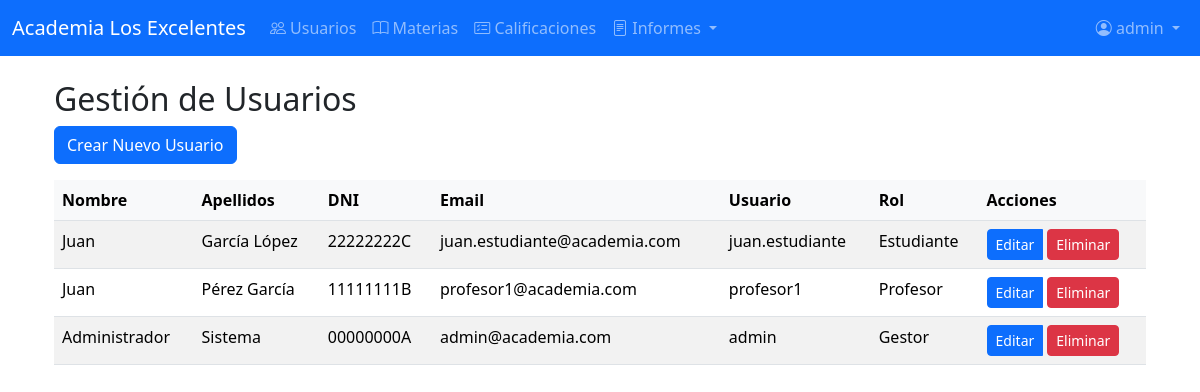
The app's page /public/users.php (signed in) with its own data.
### tables this page shows
CREATE TABLE IF NOT EXISTS users (
    id INT AUTO_INCREMENT PRIMARY KEY,
    username VARCHAR(50) NOT NULL UNIQUE,
    password VARCHAR(255) NOT NULL,
    name VARCHAR(100) NOT NULL,
    surname1 VARCHAR(50) NOT NULL,
    surname2 VARCHAR(50),
    email VARCHAR(100) NOT NULL UNIQUE,
    dni VARCHAR(20) NOT NULL UNIQUE,
    role ENUM('gestor', 'profesor', 'tutor', 'estudiante') NOT NULL,
    first_login BOOLEAN DEFAULT TRUE,
    tutor_id INT,
    created_at TIMESTAMP DEFAULT CURRENT_TIMESTAMP,
    FOREIGN KEY (tutor_id) REFERENCES users(id)
);

### public/users.php (called while the page is built, shortened)
<?php
$userRepository = new UserRepository();
try {
    $users = $userRepository->findAll();
} catch (\Exception $e) {
    error_log("Error al obtener usuarios: " . $e->getMessage());
    $error = 'Error al cargar la lista de usuarios';
    $users = [];
}
$content = __DIR__ . '/templates/users-content.php';
require_once __DIR__ . '/templates/layout.php';

### src/config/Database.php (called while the page is built, shortened)
<?php
class Database {
    private static $instance = null;
    private $connection;
    private function __construct() {
        try {
            $this->connection = new PDO(
                Config::DB_DSN . ";dbname=" . Config::DB_NAME,
                Config::DB_USER,
                Config::DB_PASS,
                [PDO::MYSQL_ATTR_INIT_COMMAND => "SET NAMES 'utf8'"]
            );
            $this->connection->setAttribute(PDO::ATTR_ERRMODE, PDO::ERRMODE_EXCEPTION);
            $this->connection->setAttribute(PDO::ATTR_DEFAULT_FETCH_MODE, PDO::FETCH_ASSOC);
        } catch (PDOException $e) {
            throw new PDOException($e->getMessage());
        }
    }
    public static function getInstance() {
        if (self::$instance === null) {
            self::$instance = new self();
        }
        return self::$instance;
    }
    public function getConnection() {
        return $this->connection;
    }
}

### src/repositories/UserRepository.php (called while the page is built, shortened)
<?php
class UserRepository {
    private $db;
    public function __construct() {
        $this->db = Database::getInstance()->getConnection();
    }
    public function findAll() {
        $stmt = $this->db->query("SELECT * FROM users ORDER BY surname1, surname2, name");
        $users = [];
        while ($row = $stmt->fetch(PDO::FETCH_ASSOC)) {
            $users[] = new User($row);
        }
        return $users;
    }
}

### src/models/User.php (called while the page is built, shortened)
<?php
class User {
    private $id;
    private $username;
    private $name;
    private $surname1;
    private $surname2;
    private $email;
    private $dni;
    private $role;
    private static $validRoles = ['gestor', 'profesor', 'tutor', 'estudiante'];
    public function __construct(array $data = []) {
        $this->id = $data['id'] ?? null;
        $this->username = $data['username'] ?? '';
        $this->name = $data['name'] ?? '';
        $this->surname1 = $data['surname1'] ?? '';
        $this->surname2 = $data['surname2'] ?? '';
        $this->email = $data['email'] ?? '';
        $this->dni = $data['dni'] ?? '';
        $this->role = in_array($data['role'] ?? '', self::$validRoles) ? $data['role'] : '';
    }
    public function getId() {
        return $this->id;
    }
    public function getUsername() {
        return $this->username;
    }
    public function getName() {
        return $this->name;
    }
    public function getSurname1() {
        return $this->surname1;
    }
    public function getSurname2() {
        return $this->surname2;
    }
    public function getEmail() {
        return $this->email;
    }
    public function getDni() {
        return $this->dni;
    }
    public function getRole() {
        return $this->role;
    }
}

### public/templates/users-content.php (the view, shortened to what this page needs)
<?php
$roles = ['gestor' => 'Gestor', 'profesor' => 'Profesor', 'tutor' => 'Tutor', 'estudiante' => 'Estudiante'];
?>
<div class="container mt-4">
    <h2>Gestión de Usuarios</h2>
    <button type="button" class="btn btn-primary mb-3" data-bs-toggle="modal" data-bs-target="#createUserModal">
        Crear Nuevo Usuario
    </button>
    <div class="table-responsive">
        <table class="table table-striped">
            <thead>
                <tr>
                    <th>Nombre</th>
                    <th>Apellidos</th>
                    <th>DNI</th>
                    <th>Email</th>
                    <th>Usuario</th>
                    <th>Rol</th>
                    <th>Acciones</th>
                </tr>
            </thead>
            <tbody>
                <?php foreach ($users as $user): ?>
                    <tr>
                        <td><?php echo htmlspecialchars($user->getName()); ?></td>
                        <td><?php echo htmlspecialchars($user->getSurname1() . ' ' . $user->getSurname2()); ?></td>
                        <td><?php echo htmlspecialchars($user->getDni()); ?></td>
                        <td><?php echo htmlspecialchars($user->getEmail()); ?></td>
                        <td><?php echo htmlspecialchars($user->getUsername()); ?></td>
                        <td><?php echo htmlspecialchars($roles[$user->getRole()] ?? 'Sin rol'); ?></td>
                        <td>
                            <div class="btn-group">
                                <button class="btn btn-sm btn-primary edit-user"
                                        data-id="<?php echo $user->getId(); ?>"
                                        data-name="<?php echo htmlspecialchars($user->getName()); ?>"
                                        data-surname1="<?php echo htmlspecialchars($user->getSurname1()); ?>"
                                        data-surname2="<?php echo htmlspecialchars($user->getSurname2()); ?>"
                                        data-dni="<?php echo htmlspecialchars($user->getDni()); ?>"
                                        data-email="<?php echo htmlspecialchars($user->getEmail()); ?>"
                                        data-username="<?php echo htmlspecialchars($user->getUsername()); ?>"
                                        data-role="<?php echo htmlspecialchars($user->getRole()); ?>"
                                        data-bs-toggle="modal"
                                        data-bs-target="#editUserModal">
                                    Editar
                                </button>
                                <form action="" method="post" class="d-inline">
                                    <button type="submit" class="btn btn-sm btn-danger" onclick="return confirm('¿Está seguro de que desea eliminar este usuario?')">
                                        Eliminar
                                    </button>
                                </form>
                            </div>
                        </td>
                    </tr>
                <?php endforeach; ?>
            </tbody>
        </table>
    </div>
</div>

### public/templates/layout.php (shortened to what this page needs)
<!DOCTYPE html>
<html lang="es">
<head>
    <link href="https://cdn.jsdelivr.net/npm/bootstrap@5.3.2/dist/css/bootstrap.min.css" rel="stylesheet">
    <link href="https://cdn.jsdelivr.net/npm/bootstrap-icons@1.11.3/font/bootstrap-icons.css" rel="stylesheet">
</head>
<body>
    <?php if (isset($_SESSION['user_id'])): ?>
    <nav class="navbar navbar-expand-lg navbar-dark bg-primary">
        <div class="container-fluid">
            <a class="navbar-brand" href="dashboard">Academia Los Excelentes</a>
            <div class="collapse navbar-collapse" id="navbarNav">
                <ul class="navbar-nav me-auto">
                    <?php if ($_SESSION['role'] === 'gestor'): ?>
                        <li class="nav-item">
                            <a class="nav-link" href="users">
                                <i class="bi bi-people"></i> Usuarios
                            </a>
                        </li>
                        <li class="nav-item">
                            <a class="nav-link" href="subjects">
                                <i class="bi bi-book"></i> Materias
                            </a>
                        </li>
                    <?php endif; ?>
                    <?php if ($_SESSION['role'] === 'gestor' || $_SESSION['role'] === 'profesor'): ?>
                        <li class="nav-item">
                            <a class="nav-link" href="grades">
                                <i class="bi bi-card-checklist"></i> Calificaciones
                            </a>
                        </li>
                        <li class="nav-item dropdown">
                            <a class="nav-link dropdown-toggle" href="#" role="button" data-bs-toggle="dropdown">
                                <i class="bi bi-file-text"></i> Informes
                            </a>
                        </li>
                    <?php endif; ?>
                </ul>
                <ul class="navbar-nav">
                    <li class="nav-item dropdown">
                        <a class="nav-link dropdown-toggle" href="#" role="button" data-bs-toggle="dropdown">
                            <i class="bi bi-person-circle"></i> <?php echo htmlspecialchars($_SESSION['username']); ?>
                        </a>
                    </li>
                </ul>
            </div>
        </div>
    </nav>
    <?php endif; ?>
    <div class="container mt-4">
        <?php
        if (isset($content) && file_exists($content)) {
            include $content;
        } else {
            echo "Error: Content template not found";
        }
        ?>
    </div>
</body>
</html>

### public/templates/users-content.php (style rules this page uses)
.table th { background-color: #f8f9fa; }
.btn-group { gap: 0.25rem; }

### records on screen
users: name "Juan", $user->getSurname1() . ' ' . $user->getSurname2() "García López", dni "22222222C", email "juan.estudiante@academia.com", username "juan.estudiante", role "Estudiante"
users: name "Juan", $user->getSurname1() . ' ' . $user->getSurname2() "Pérez García", dni "11111111B", email "profesor1@academia.com", username "profesor1", role "Profesor"
users: name "Administrador", $user->getSurname1() . ' ' . $user->getSurname2() "Sistema", dni "00000000A", email "admin@academia.com", username "admin", role "Gestor"

### other values on screen
$_SESSION['username'] "admin"
